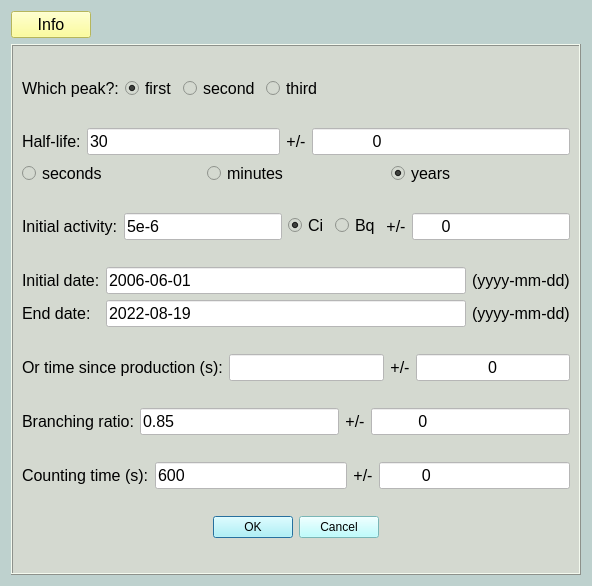
<?xml version="1.0" encoding="UTF-8"?>
<ui version="4.0">
 <class>win_eff</class>
 <widget class="QDialog" name="win_eff">
  <property name="geometry">
   <rect>
    <x>0</x>
    <y>0</y>
    <width>592</width>
    <height>586</height>
   </rect>
  </property>
  <property name="windowTitle">
   <string>Dialog</string>
  </property>
  <property name="styleSheet">
   <string notr="true">background-color: rgb(190, 209, 206);</string>
  </property>
  <layout class="QGridLayout" name="gridLayout_9">
   <item row="0" column="0">
    <widget class="QPushButton" name="pushButton">
     <property name="font">
      <font>
       <pointsize>12</pointsize>
      </font>
     </property>
     <property name="styleSheet">
      <string notr="true">background-color: rgb(255, 255, 127);</string>
     </property>
     <property name="text">
      <string>Info</string>
     </property>
    </widget>
   </item>
   <item row="0" column="1">
    <spacer name="horizontalSpacer">
     <property name="orientation">
      <enum>Qt::Horizontal</enum>
     </property>
     <property name="sizeHint" stdset="0">
      <size>
       <width>40</width>
       <height>20</height>
      </size>
     </property>
    </spacer>
   </item>
   <item row="1" column="0" colspan="2">
    <widget class="QFrame" name="frame">
     <property name="font">
      <font>
       <pointsize>20</pointsize>
      </font>
     </property>
     <property name="styleSheet">
      <string notr="true">background-color: rgb(212, 217, 208);</string>
     </property>
     <property name="frameShape">
      <enum>QFrame::Box</enum>
     </property>
     <property name="frameShadow">
      <enum>QFrame::Raised</enum>
     </property>
     <layout class="QGridLayout" name="gridLayout_13">
      <item row="0" column="0">
       <layout class="QGridLayout" name="gridLayout_5">
        <item row="0" column="1">
         <layout class="QGridLayout" name="gridLayout_4">
          <item row="0" column="0">
           <widget class="QRadioButton" name="button_first">
            <property name="font">
             <font>
              <pointsize>12</pointsize>
             </font>
            </property>
            <property name="text">
             <string>first</string>
            </property>
            <property name="checked">
             <bool>true</bool>
            </property>
            <attribute name="buttonGroup">
             <string notr="true">buttonGroup_which</string>
            </attribute>
           </widget>
          </item>
          <item row="0" column="1">
           <widget class="QRadioButton" name="button_second">
            <property name="font">
             <font>
              <pointsize>12</pointsize>
             </font>
            </property>
            <property name="text">
             <string>second</string>
            </property>
            <attribute name="buttonGroup">
             <string notr="true">buttonGroup_which</string>
            </attribute>
           </widget>
          </item>
          <item row="0" column="2">
           <widget class="QRadioButton" name="button_third">
            <property name="font">
             <font>
              <pointsize>12</pointsize>
             </font>
            </property>
            <property name="text">
             <string>third</string>
            </property>
            <attribute name="buttonGroup">
             <string notr="true">buttonGroup_which</string>
            </attribute>
           </widget>
          </item>
         </layout>
        </item>
        <item row="0" column="0">
         <widget class="QLabel" name="label_which">
          <property name="font">
           <font>
            <pointsize>12</pointsize>
           </font>
          </property>
          <property name="text">
           <string>Which peak?:</string>
          </property>
         </widget>
        </item>
        <item row="0" column="2">
         <spacer name="horizontalSpacer_2">
          <property name="orientation">
           <enum>Qt::Horizontal</enum>
          </property>
          <property name="sizeHint" stdset="0">
           <size>
            <width>40</width>
            <height>20</height>
           </size>
          </property>
         </spacer>
        </item>
       </layout>
      </item>
      <item row="1" column="0">
       <layout class="QGridLayout" name="gridLayout_11">
        <item row="0" column="0">
         <layout class="QGridLayout" name="gridLayout_10">
          <item row="0" column="0">
           <layout class="QGridLayout" name="gridLayout_6">
            <item row="0" column="0">
             <widget class="QLabel" name="label_t_half">
              <property name="font">
               <font>
                <pointsize>12</pointsize>
               </font>
              </property>
              <property name="text">
               <string>Half-life:</string>
              </property>
             </widget>
            </item>
            <item row="0" column="1">
             <widget class="QLineEdit" name="txt_t_half">
              <property name="font">
               <font>
                <pointsize>12</pointsize>
               </font>
              </property>
              <property name="styleSheet">
               <string notr="true">background-color: rgb(255, 255, 255);</string>
              </property>
              <property name="text">
               <string>30</string>
              </property>
             </widget>
            </item>
           </layout>
          </item>
          <item row="0" column="1">
           <widget class="QLabel" name="label_4">
            <property name="font">
             <font>
              <pointsize>12</pointsize>
             </font>
            </property>
            <property name="text">
             <string>&lt;html&gt;&lt;head/&gt;&lt;body&gt;&lt;p align=&quot;center&quot;&gt;+/-&lt;/p&gt;&lt;/body&gt;&lt;/html&gt;</string>
            </property>
           </widget>
          </item>
          <item row="0" column="2">
           <widget class="QLineEdit" name="txt_t_half_sig">
            <property name="font">
             <font>
              <pointsize>12</pointsize>
             </font>
            </property>
            <property name="styleSheet">
             <string notr="true">background-color: rgb(255, 255, 255);</string>
            </property>
            <property name="text">
             <string>             0</string>
            </property>
           </widget>
          </item>
         </layout>
        </item>
        <item row="1" column="0">
         <layout class="QGridLayout" name="gridLayout">
          <item row="0" column="1">
           <widget class="QRadioButton" name="button_minutes">
            <property name="font">
             <font>
              <pointsize>12</pointsize>
             </font>
            </property>
            <property name="text">
             <string>minutes</string>
            </property>
            <property name="autoExclusive">
             <bool>true</bool>
            </property>
            <attribute name="buttonGroup">
             <string notr="true">buttonGroup_time</string>
            </attribute>
           </widget>
          </item>
          <item row="0" column="2">
           <widget class="QRadioButton" name="button_years">
            <property name="font">
             <font>
              <pointsize>12</pointsize>
             </font>
            </property>
            <property name="text">
             <string>years</string>
            </property>
            <property name="checked">
             <bool>true</bool>
            </property>
            <property name="autoRepeat">
             <bool>false</bool>
            </property>
            <property name="autoExclusive">
             <bool>true</bool>
            </property>
            <attribute name="buttonGroup">
             <string notr="true">buttonGroup_time</string>
            </attribute>
           </widget>
          </item>
          <item row="0" column="0">
           <widget class="QRadioButton" name="button_seconds">
            <property name="font">
             <font>
              <pointsize>12</pointsize>
             </font>
            </property>
            <property name="text">
             <string>seconds</string>
            </property>
            <property name="autoExclusive">
             <bool>true</bool>
            </property>
            <attribute name="buttonGroup">
             <string notr="true">buttonGroup_time</string>
            </attribute>
           </widget>
          </item>
         </layout>
        </item>
       </layout>
      </item>
      <item row="2" column="0">
       <layout class="QGridLayout" name="gridLayout_3">
        <item row="0" column="0">
         <widget class="QLabel" name="label_activity0">
          <property name="font">
           <font>
            <pointsize>12</pointsize>
           </font>
          </property>
          <property name="text">
           <string>Initial activity:</string>
          </property>
         </widget>
        </item>
        <item row="0" column="1">
         <widget class="QLineEdit" name="txt_activity">
          <property name="font">
           <font>
            <pointsize>12</pointsize>
           </font>
          </property>
          <property name="styleSheet">
           <string notr="true">background-color: rgb(255, 255, 255);</string>
          </property>
          <property name="text">
           <string>5e-6</string>
          </property>
         </widget>
        </item>
        <item row="0" column="2">
         <layout class="QFormLayout" name="formLayout">
          <item row="0" column="0">
           <widget class="QRadioButton" name="button_Ci">
            <property name="font">
             <font>
              <pointsize>12</pointsize>
             </font>
            </property>
            <property name="text">
             <string>Ci</string>
            </property>
            <property name="checked">
             <bool>true</bool>
            </property>
            <property name="autoExclusive">
             <bool>true</bool>
            </property>
            <attribute name="buttonGroup">
             <string notr="true">buttonGroup_radiation_units</string>
            </attribute>
           </widget>
          </item>
          <item row="0" column="1">
           <widget class="QRadioButton" name="button_Bq">
            <property name="font">
             <font>
              <pointsize>12</pointsize>
             </font>
            </property>
            <property name="text">
             <string>Bq</string>
            </property>
            <property name="autoExclusive">
             <bool>true</bool>
            </property>
            <attribute name="buttonGroup">
             <string notr="true">buttonGroup_radiation_units</string>
            </attribute>
           </widget>
          </item>
         </layout>
        </item>
        <item row="0" column="3">
         <widget class="QLabel" name="label_3">
          <property name="font">
           <font>
            <pointsize>12</pointsize>
           </font>
          </property>
          <property name="text">
           <string>&lt;html&gt;&lt;head/&gt;&lt;body&gt;&lt;p align=&quot;center&quot;&gt;+/-&lt;/p&gt;&lt;/body&gt;&lt;/html&gt;</string>
          </property>
         </widget>
        </item>
        <item row="0" column="4">
         <widget class="QLineEdit" name="txt_activity_sig">
          <property name="font">
           <font>
            <pointsize>12</pointsize>
           </font>
          </property>
          <property name="styleSheet">
           <string notr="true">background-color: rgb(255, 255, 255);</string>
          </property>
          <property name="text">
           <string>      0</string>
          </property>
         </widget>
        </item>
       </layout>
      </item>
      <item row="3" column="0">
       <layout class="QGridLayout" name="gridLayout_2">
        <item row="0" column="0">
         <widget class="QLabel" name="label_init_date">
          <property name="font">
           <font>
            <pointsize>12</pointsize>
           </font>
          </property>
          <property name="text">
           <string>&lt;html&gt;&lt;head/&gt;&lt;body&gt;&lt;p&gt;Initial date:&lt;/p&gt;&lt;/body&gt;&lt;/html&gt;</string>
          </property>
         </widget>
        </item>
        <item row="1" column="0">
         <widget class="QLabel" name="label_end_date">
          <property name="font">
           <font>
            <pointsize>12</pointsize>
           </font>
          </property>
          <property name="text">
           <string>&lt;html&gt;&lt;head/&gt;&lt;body&gt;&lt;p&gt;End date:&lt;/p&gt;&lt;/body&gt;&lt;/html&gt;</string>
          </property>
         </widget>
        </item>
        <item row="1" column="2">
         <widget class="QLabel" name="label_date1">
          <property name="font">
           <font>
            <pointsize>12</pointsize>
           </font>
          </property>
          <property name="text">
           <string>(yyyy-mm-dd)</string>
          </property>
         </widget>
        </item>
        <item row="0" column="1">
         <widget class="QLineEdit" name="txt_init_date">
          <property name="font">
           <font>
            <pointsize>12</pointsize>
           </font>
          </property>
          <property name="styleSheet">
           <string notr="true">background-color: rgb(255, 255, 255);</string>
          </property>
          <property name="text">
           <string>2006-06-01</string>
          </property>
         </widget>
        </item>
        <item row="0" column="2">
         <widget class="QLabel" name="label_date0">
          <property name="font">
           <font>
            <pointsize>12</pointsize>
           </font>
          </property>
          <property name="text">
           <string>(yyyy-mm-dd)</string>
          </property>
         </widget>
        </item>
        <item row="1" column="1">
         <widget class="QLineEdit" name="txt_end_date">
          <property name="font">
           <font>
            <pointsize>12</pointsize>
           </font>
          </property>
          <property name="styleSheet">
           <string notr="true">background-color: rgb(255, 255, 255);</string>
          </property>
          <property name="text">
           <string>2022-08-19</string>
          </property>
         </widget>
        </item>
       </layout>
      </item>
      <item row="4" column="0">
       <layout class="QGridLayout" name="gridLayout_12">
        <item row="0" column="3">
         <widget class="QLineEdit" name="txt_t_duration_sig">
          <property name="font">
           <font>
            <pointsize>12</pointsize>
           </font>
          </property>
          <property name="styleSheet">
           <string notr="true">background-color: rgb(255, 255, 255);</string>
          </property>
          <property name="text">
           <string>0</string>
          </property>
          <property name="alignment">
           <set>Qt::AlignCenter</set>
          </property>
         </widget>
        </item>
        <item row="0" column="2">
         <widget class="QLabel" name="label_6">
          <property name="font">
           <font>
            <pointsize>12</pointsize>
           </font>
          </property>
          <property name="text">
           <string>&lt;html&gt;&lt;head/&gt;&lt;body&gt;&lt;p align=&quot;center&quot;&gt;+/-&lt;/p&gt;&lt;/body&gt;&lt;/html&gt;</string>
          </property>
         </widget>
        </item>
        <item row="0" column="1">
         <widget class="QLineEdit" name="txt_t_duration">
          <property name="font">
           <font>
            <pointsize>12</pointsize>
           </font>
          </property>
          <property name="styleSheet">
           <string notr="true">background-color: rgb(255, 255, 255);</string>
          </property>
         </widget>
        </item>
        <item row="0" column="0">
         <widget class="QLabel" name="label_5">
          <property name="font">
           <font>
            <pointsize>12</pointsize>
           </font>
          </property>
          <property name="text">
           <string>Or time since production (s):</string>
          </property>
         </widget>
        </item>
       </layout>
      </item>
      <item row="5" column="0">
       <layout class="QGridLayout" name="gridLayout_7">
        <item row="0" column="0">
         <widget class="QLabel" name="label_B">
          <property name="font">
           <font>
            <pointsize>12</pointsize>
           </font>
          </property>
          <property name="text">
           <string>&lt;html&gt;&lt;head/&gt;&lt;body&gt;&lt;p&gt;Branching ratio:&lt;/p&gt;&lt;/body&gt;&lt;/html&gt;</string>
          </property>
         </widget>
        </item>
        <item row="0" column="1">
         <widget class="QLineEdit" name="txt_B">
          <property name="font">
           <font>
            <pointsize>12</pointsize>
           </font>
          </property>
          <property name="styleSheet">
           <string notr="true">background-color: rgb(255, 255, 255);</string>
          </property>
          <property name="text">
           <string>0.85</string>
          </property>
         </widget>
        </item>
        <item row="0" column="2">
         <widget class="QLabel" name="label_2">
          <property name="font">
           <font>
            <pointsize>12</pointsize>
           </font>
          </property>
          <property name="text">
           <string>&lt;html&gt;&lt;head/&gt;&lt;body&gt;&lt;p align=&quot;center&quot;&gt;+/-&lt;/p&gt;&lt;/body&gt;&lt;/html&gt;</string>
          </property>
         </widget>
        </item>
        <item row="0" column="3">
         <widget class="QLineEdit" name="txt_B_sig">
          <property name="font">
           <font>
            <pointsize>12</pointsize>
           </font>
          </property>
          <property name="styleSheet">
           <string notr="true">background-color: rgb(255, 255, 255);</string>
          </property>
          <property name="text">
           <string>          0</string>
          </property>
         </widget>
        </item>
       </layout>
      </item>
      <item row="6" column="0">
       <layout class="QGridLayout" name="gridLayout_8">
        <item row="0" column="0">
         <widget class="QLabel" name="label_acq_time">
          <property name="font">
           <font>
            <pointsize>12</pointsize>
           </font>
          </property>
          <property name="text">
           <string>&lt;html&gt;&lt;head/&gt;&lt;body&gt;&lt;p&gt;Counting time (s):&lt;/p&gt;&lt;/body&gt;&lt;/html&gt;</string>
          </property>
         </widget>
        </item>
        <item row="0" column="1">
         <widget class="QLineEdit" name="txt_acq">
          <property name="font">
           <font>
            <pointsize>12</pointsize>
           </font>
          </property>
          <property name="styleSheet">
           <string notr="true">background-color: rgb(255, 255, 255);</string>
          </property>
          <property name="text">
           <string>600</string>
          </property>
         </widget>
        </item>
        <item row="0" column="2">
         <widget class="QLabel" name="label">
          <property name="font">
           <font>
            <pointsize>12</pointsize>
           </font>
          </property>
          <property name="text">
           <string>&lt;html&gt;&lt;head/&gt;&lt;body&gt;&lt;p align=&quot;center&quot;&gt;+/-&lt;/p&gt;&lt;/body&gt;&lt;/html&gt;</string>
          </property>
         </widget>
        </item>
        <item row="0" column="3">
         <widget class="QLineEdit" name="txt_acq_sig">
          <property name="font">
           <font>
            <pointsize>12</pointsize>
           </font>
          </property>
          <property name="styleSheet">
           <string notr="true">background-color: rgb(255, 255, 255);</string>
          </property>
          <property name="text">
           <string>         0</string>
          </property>
         </widget>
        </item>
       </layout>
      </item>
      <item row="7" column="0">
       <widget class="QDialogButtonBox" name="button_ok_cancel_eff">
        <property name="font">
         <font>
          <family>MS Shell Dlg 2</family>
          <pointsize>12</pointsize>
          <weight>9</weight>
          <italic>false</italic>
          <bold>false</bold>
         </font>
        </property>
        <property name="styleSheet">
         <string notr="true">background-color: rgb(170, 255, 255);
font: 75 12pt &quot;MS Shell Dlg 2&quot;;</string>
        </property>
        <property name="orientation">
         <enum>Qt::Horizontal</enum>
        </property>
        <property name="standardButtons">
         <set>QDialogButtonBox::Cancel|QDialogButtonBox::Ok</set>
        </property>
        <property name="centerButtons">
         <bool>true</bool>
        </property>
       </widget>
      </item>
     </layout>
    </widget>
   </item>
  </layout>
 </widget>
 <resources/>
 <connections>
  <connection>
   <sender>button_ok_cancel_eff</sender>
   <signal>accepted()</signal>
   <receiver>win_eff</receiver>
   <slot>accept()</slot>
   <hints>
    <hint type="sourcelabel">
     <x>248</x>
     <y>254</y>
    </hint>
    <hint type="destinationlabel">
     <x>157</x>
     <y>274</y>
    </hint>
   </hints>
  </connection>
  <connection>
   <sender>button_ok_cancel_eff</sender>
   <signal>rejected()</signal>
   <receiver>win_eff</receiver>
   <slot>reject()</slot>
   <hints>
    <hint type="sourcelabel">
     <x>316</x>
     <y>260</y>
    </hint>
    <hint type="destinationlabel">
     <x>286</x>
     <y>274</y>
    </hint>
   </hints>
  </connection>
 </connections>
 <buttongroups>
  <buttongroup name="buttonGroup_radiation_units"/>
  <buttongroup name="buttonGroup_time"/>
  <buttongroup name="buttonGroup_which"/>
 </buttongroups>
</ui>
